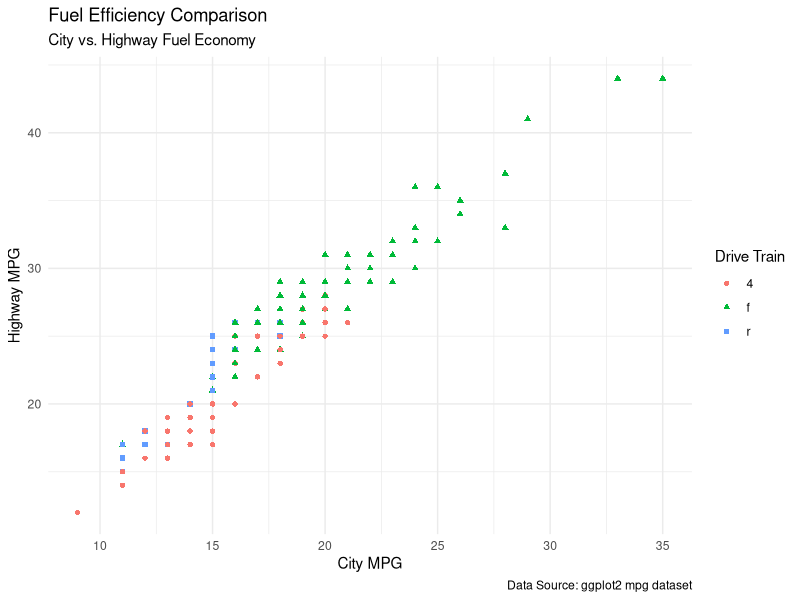
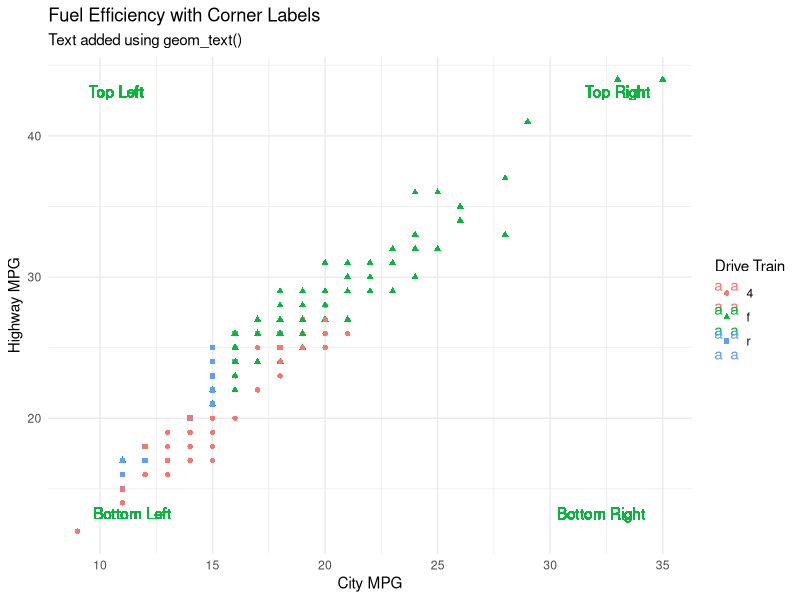
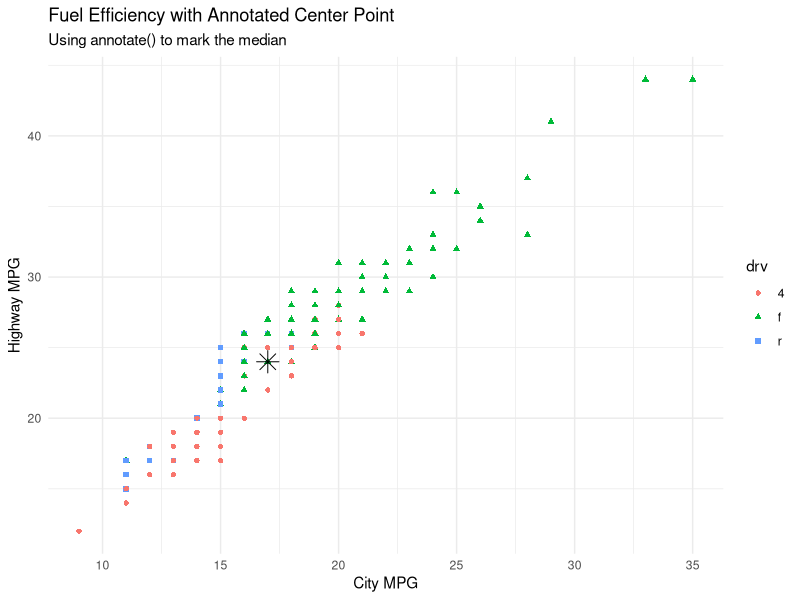
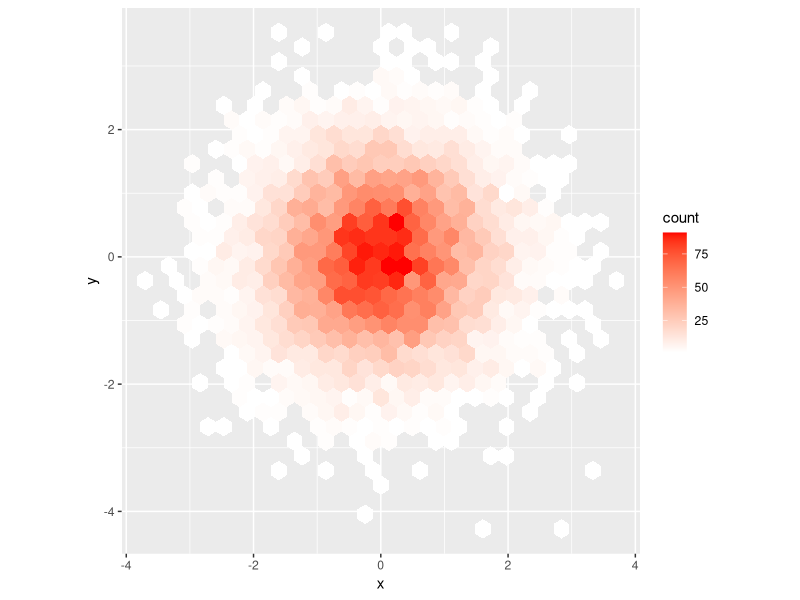
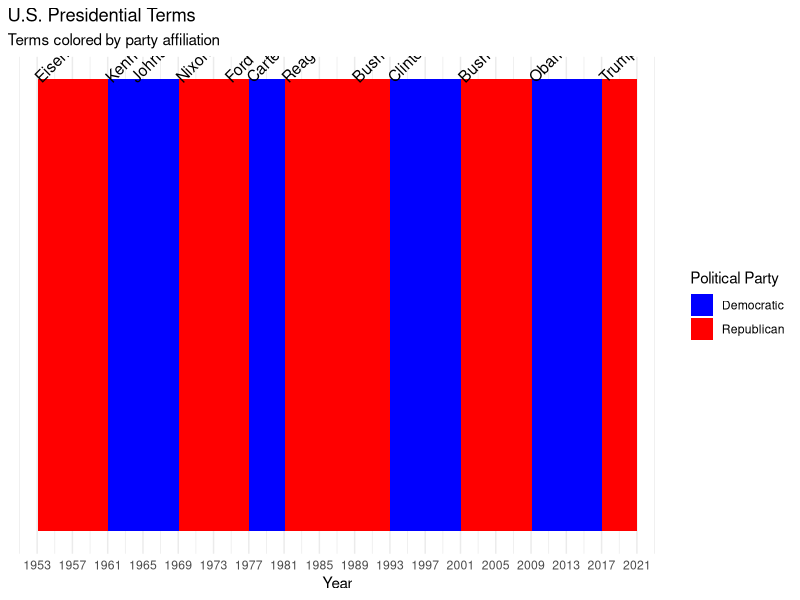
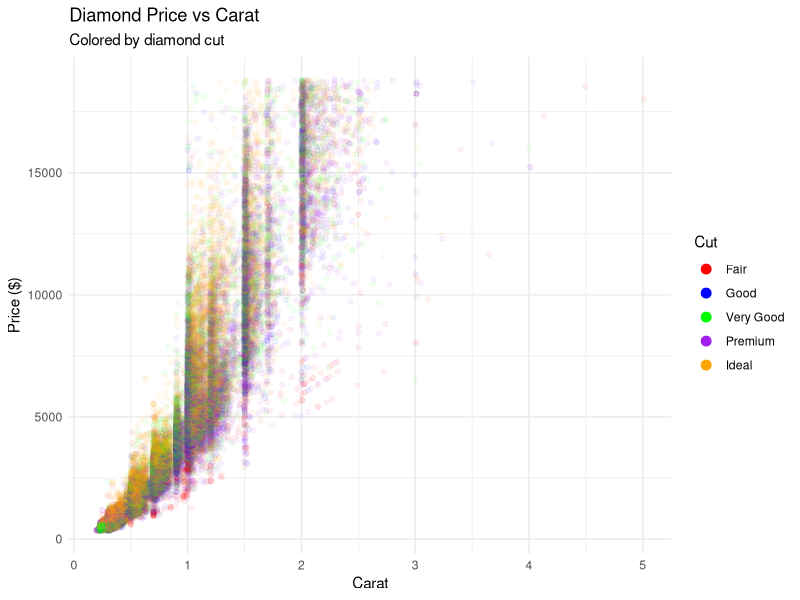
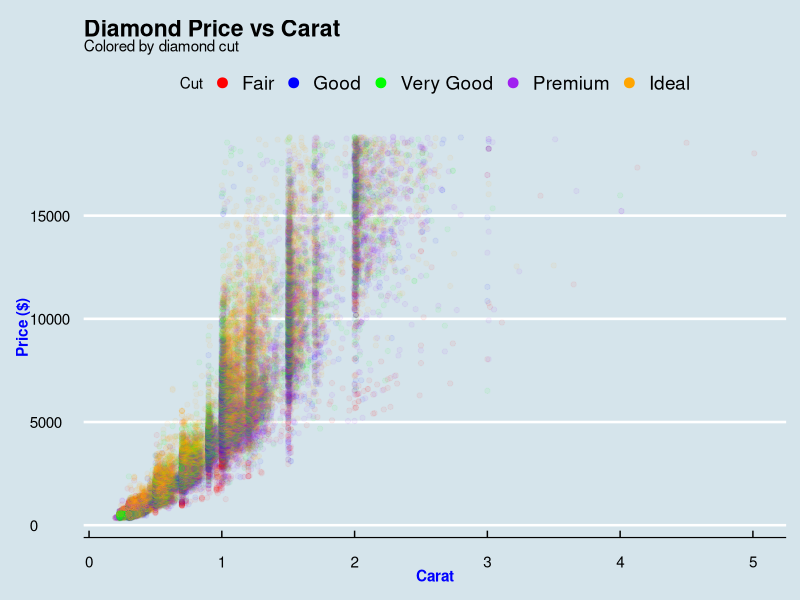

Source code (R) for these figures, in order:
# Load necessary libraries
library(ggplot2)
library(dplyr)
library(lubridate)
library(ggthemes)

# ----------------------------
# 11.2.1 Exercises
# ----------------------------

# Load fuel economy dataset
data(mpg)

# Scatterplot: Highway vs. City MPG with color & shape by drivetrain
ggplot(mpg, aes(x = cty, y = hwy, color = drv, shape = drv)) +
  geom_point() +
  labs(
    title = "Fuel Efficiency Comparison",
    subtitle = "City vs. Highway Fuel Economy",
    x = "City MPG",
    y = "Highway MPG",
    color = "Drive Train",
    shape = "Drive Train",
    caption = "Data Source: ggplot2 mpg dataset"
  ) +
  theme_minimal()

# ----------------------------
# 11.3.1 Exercises
# ----------------------------

# Scatterplot with geom_text() placing text at four corners
ggplot(mpg, aes(x = cty, y = hwy, color = drv, shape = drv)) +
  geom_point() +
  geom_text(aes(x = min(cty), y = min(hwy), label = "Bottom Left"), vjust = -1, hjust = -0.2) +
  geom_text(aes(x = min(cty), y = max(hwy), label = "Top Left"), vjust = 1.5, hjust = -0.2) +
  geom_text(aes(x = max(cty), y = min(hwy), label = "Bottom Right"), vjust = -1, hjust = 1.2) +
  geom_text(aes(x = max(cty), y = max(hwy), label = "Top Right"), vjust = 1.5, hjust = 1.2) +
  labs(
    title = "Fuel Efficiency with Corner Labels",
    subtitle = "Text added using geom_text()",
    x = "City MPG",
    y = "Highway MPG",
    color = "Drive Train",
    shape = "Drive Train"
  ) +
  theme_minimal()

# Annotate a point in the middle of the plot
ggplot(mpg, aes(x = cty, y = hwy, color = drv, shape = drv)) +
  geom_point() +
  annotate("point", x = median(mpg$cty), y = median(mpg$hwy), shape = 8, size = 5, color = "black") +
  labs(
    title = "Fuel Efficiency with Annotated Center Point",
    subtitle = "Using annotate() to mark the median",
    x = "City MPG",
    y = "Highway MPG"
  ) +
  theme_minimal()

# ----------------------------
# 11.4.6 Exercises
# ----------------------------

# Issue with scale_color_gradient() in hex plot
df <- tibble(
  x = rnorm(10000),
  y = rnorm(10000)
)

ggplot(df, aes(x, y)) +
  geom_hex() +
  scale_fill_gradient(low = "white", high = "red") +  # Corrected scale from color to fill
  coord_fixed()

# Presidential terms plot with improved formatting
presidential <- ggplot2::presidential

ggplot(presidential, aes(x = start, y = 1, fill = party)) +
  geom_rect(aes(xmin = start, xmax = end, ymin = 0.5, ymax = 1.5)) +
  geom_text(aes(x = start, y = 1.5, label = name), angle = 45, hjust = 0, size = 4) +
  scale_fill_manual(values = c("Republican" = "red", "Democratic" = "blue")) +
  scale_x_date(date_breaks = "4 years", date_labels = "%Y") +
  scale_y_continuous(breaks = NULL) +  # Remove y-axis ticks
  labs(
    title = "U.S. Presidential Terms",
    subtitle = "Terms colored by party affiliation",
    x = "Year",
    y = NULL,
    fill = "Political Party"
  ) +
  theme_minimal()

# Modify the diamonds scatterplot for better visibility
ggplot(diamonds, aes(x = carat, y = price)) +
  geom_point(aes(color = cut), alpha = 1/20) +
  scale_color_manual(values = c("Fair" = "red", "Good" = "blue", 
                                "Very Good" = "green", "Premium" = "purple", 
                                "Ideal" = "orange")) +
  guides(color = guide_legend(override.aes = list(alpha = 1, size = 3))) +
  labs(
    title = "Diamond Price vs Carat",
    subtitle = "Colored by diamond cut",
    x = "Carat",
    y = "Price ($)",
    color = "Cut"
  ) +
  theme_minimal()

# ----------------------------
# 11.5.1 Exercises
# ----------------------------

# Applying ggthemes to the last plot and making axis labels blue and bold
ggplot(diamonds, aes(x = carat, y = price)) +
  geom_point(aes(color = cut), alpha = 1/20) +
  scale_color_manual(values = c("Fair" = "red", "Good" = "blue", 
                                "Very Good" = "green", "Premium" = "purple", 
                                "Ideal" = "orange")) +
  guides(color = guide_legend(override.aes = list(alpha = 1, size = 3))) +
  labs(
    title = "Diamond Price vs Carat",
    subtitle = "Colored by diamond cut",
    x = "Carat",
    y = "Price ($)",
    color = "Cut"
  ) +
  theme_economist() +  # Apply Economist theme from ggthemes
  theme(
    axis.title.x = element_text(color = "blue", face = "bold"), 
    axis.title.y = element_text(color = "blue", face = "bold")
  )

